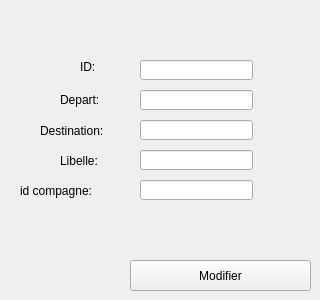
      <widget class="QWidget" name="tab_67">
       <attribute name="title">
        <string>Modifier</string>
       </attribute>
       <widget class="QLabel" name="label_96">
        <property name="geometry">
         <rect>
          <x>80</x>
          <y>60</y>
          <width>47</width>
          <height>13</height>
         </rect>
        </property>
        <property name="text">
         <string>ID:</string>
        </property>
       </widget>
       <widget class="QLineEdit" name="id2_3">
        <property name="geometry">
         <rect>
          <x>140</x>
          <y>60</y>
          <width>113</width>
          <height>20</height>
         </rect>
        </property>
       </widget>
       <widget class="QLabel" name="label_97">
        <property name="geometry">
         <rect>
          <x>60</x>
          <y>90</y>
          <width>81</width>
          <height>20</height>
         </rect>
        </property>
        <property name="text">
         <string>Depart:</string>
        </property>
       </widget>
       <widget class="QLabel" name="label_98">
        <property name="geometry">
         <rect>
          <x>40</x>
          <y>120</y>
          <width>101</width>
          <height>21</height>
         </rect>
        </property>
        <property name="text">
         <string>Destination:</string>
        </property>
       </widget>
       <widget class="QLabel" name="label_99">
        <property name="geometry">
         <rect>
          <x>60</x>
          <y>150</y>
          <width>61</width>
          <height>21</height>
         </rect>
        </property>
        <property name="text">
         <string>Libelle:</string>
        </property>
       </widget>
       <widget class="QLineEdit" name="dep2">
        <property name="geometry">
         <rect>
          <x>140</x>
          <y>90</y>
          <width>113</width>
          <height>20</height>
         </rect>
        </property>
       </widget>
       <widget class="QLineEdit" name="des2">
        <property name="geometry">
         <rect>
          <x>140</x>
          <y>120</y>
          <width>113</width>
          <height>20</height>
         </rect>
        </property>
       </widget>
       <widget class="QLineEdit" name="lib2">
        <property name="geometry">
         <rect>
          <x>140</x>
          <y>150</y>
          <width>113</width>
          <height>20</height>
         </rect>
        </property>
       </widget>
       <widget class="QPushButton" name="modifier_offre">
        <property name="geometry">
         <rect>
          <x>130</x>
          <y>260</y>
          <width>181</width>
          <height>31</height>
         </rect>
        </property>
        <property name="text">
         <string>Modifier</string>
        </property>
       </widget>
       <widget class="QLineEdit" name="id2_4">
        <property name="geometry">
         <rect>
          <x>140</x>
          <y>180</y>
          <width>113</width>
          <height>20</height>
         </rect>
        </property>
       </widget>
       <widget class="QLabel" name="label_100">
        <property name="geometry">
         <rect>
          <x>20</x>
          <y>180</y>
          <width>121</width>
          <height>21</height>
         </rect>
        </property>
        <property name="text">
         <string>id compagne:</string>
        </property>
       </widget>
      </widget>
